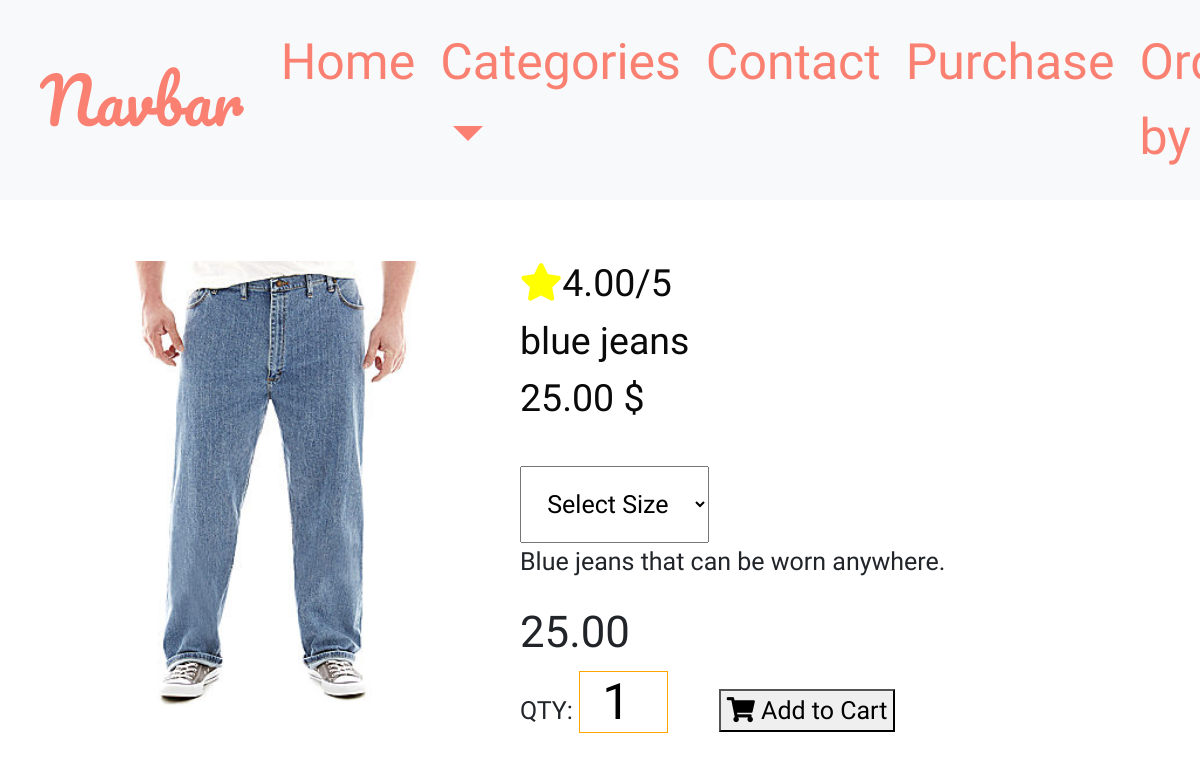
/products/1, run on the app's committed database.
### products/models.py (models this page shows, shortened)
class Product(models.Model):
    category = models.ForeignKey('Category', on_delete=models.CASCADE)
    name = models.CharField(max_length=254)
    sku = models.CharField(max_length=254, null=True, blank=True)
    description = models.TextField()
    price = models.DecimalField(max_digits=6, decimal_places=2)
    rating = models.DecimalField(max_digits=6, decimal_places=2, null=True, blank=True)
    image = models.ImageField()

### products/views.py (the view)
# urls.py: path('<id>', views.product_page, name='product_id'),
def product_page(request, id):
    product=Product.objects.get(id=id)
    related_products=Product.objects.filter(category=product.category).exclude(id=id)[:4]
    context = {
        'product': product,
        'related_products': related_products,
    }
    return render(request, 'products/product_id.html', context)

### products/templates/products/product_id.html (shortened to what this page needs)
{% extends "base.html" %}
{% load static %}
{% block page_header %}
    <div class="container header-container">
        <div class="row">
            <div class="col"></div>
        </div>
    </div>
{% endblock %}
{% block content %}
<div class="container single-product">
    <div class="row">
        <div class="col-lg-5 ">
            <div class="image-container">
            {% if product.image %}
            <img class=" img-fluid" src="{{ product.image.url }}" alt="{{ product.name }}"  class="card-img-top" width = "100%">
            </div>
        </div>
        <div class="col-lg-5">
            <h4><i style="color:yellow;"class="fa fa-star" style="font-size: small;"></i>{{ product.rating }}/5</h4>
            {% else %}
            <h4><i class="fa fa-star" style="font-size: small;"></i>No rating</h4>
            {% endif %}
            <h4>{{ product.name }}</h4>
            <h4>{{ product.price }} $</h4>
            <select>
                <option> Select Size</option>
            </select>
            <p>{{ product.description }}</p>
            <div>
                <form class="form" action="{% url 'addtoshopcart' product.id %}" method="POST">
                    <div id="SelectedProduct">
                        <h3 class="product-price">{{ product.price }}</h3>
                        <div class="qty-input">
                            <span class="text-uppercase">QTY: </span>
                            <input class="input" name="quantity" type="number" value="1" min="1" max="{{ product.amount }}">
                            <button type="submit" {% if product.amount < 1  %} disabled {% endif %} class="primary-btn add-to-cart">
                                <i class="fa fa-shopping-cart"></i> Add to Cart
                            </button>
                        </div>
                    </div>
                </form>
            </div>
        </div>
    </div>
</div>
{% endblock %}

### static/css/base.css (style rules this page uses)
:root { --black:#2c2c54; --orange:#ff9f1a; }
html, body { font-family: 'Dongle'; font-size: 25px; overflow: auto; }
.single-product { margin-top: 5%; }
.single-product h4 { font-size: 1.5rem; color: #0a0a0a; }
.single-product select { display: block; padding: 5%; margin-top: 10%; }
.single-product input { width: 20%; height: 15%; padding-left: 5%; font-size: 2rem; border: 1px solid orange; margin-right:10%; }

### data on the page
Product: image (picture), rating "4.00", name "blue jeans", price "25.00", description "Blue jeans that can be worn anywhere."
